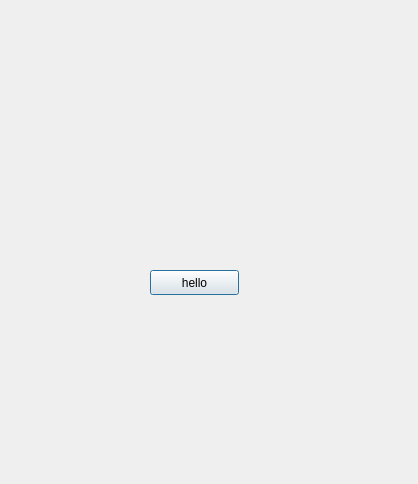
<?xml version="1.0" encoding="UTF-8"?>
<ui version="4.0">
 <class>IrregularDialog</class>
 <widget class="QDialog" name="IrregularDialog">
  <property name="geometry">
   <rect>
    <x>0</x>
    <y>0</y>
    <width>418</width>
    <height>484</height>
   </rect>
  </property>
  <property name="minimumSize">
   <size>
    <width>418</width>
    <height>484</height>
   </size>
  </property>
  <property name="windowTitle">
   <string>Dialog</string>
  </property>
  <property name="styleSheet">
   <string notr="true">background-image: url(:/png/linuxlogo);</string>
  </property>
  <widget class="QPushButton" name="pushButton">
   <property name="geometry">
    <rect>
     <x>150</x>
     <y>270</y>
     <width>89</width>
     <height>25</height>
    </rect>
   </property>
   <property name="text">
    <string>hello</string>
   </property>
  </widget>
 </widget>
 <resources/>
 <connections/>
</ui>
